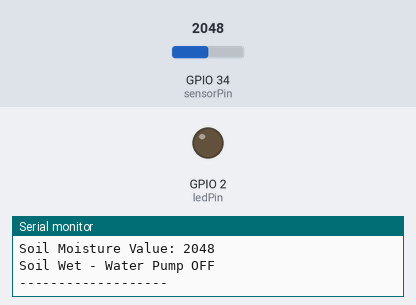
Bench run of a sketch on a simulated ESP32. Parts: output pins drawn as LEDs (lit = HIGH), the last lines printed to the serial monitor. Inputs (shaded band) come from the test bench; at power-on: GPIO 34 (sensorPin) = 2048.

Above: at 2.8 s.
2.9 s: GPIO 34 (sensorPin) set to 1964
At 5.2 s:
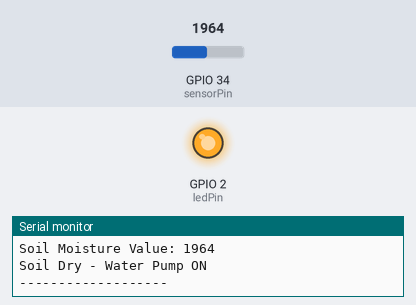
5.6 s: GPIO 34 (sensorPin) set to 2040
At 6.8 s:
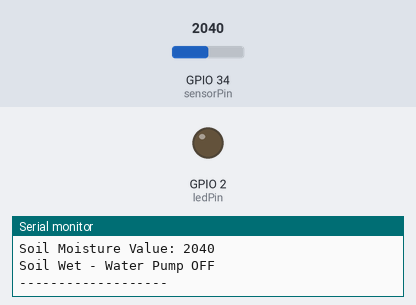
8.3 s: GPIO 34 (sensorPin) set to 1960
At 11.1 s:
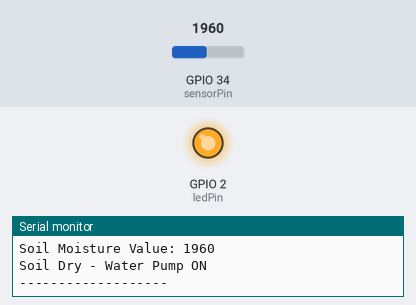
Timing chart, 0 to 12.6 s (numbered marks = the images above; inputs shaded):
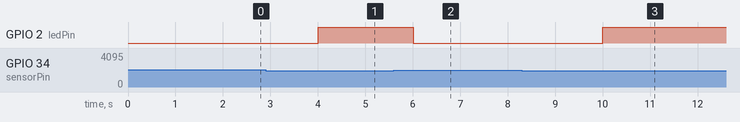

The sketch:

smart_plant_waterer.ino
```cpp
// Smart Plant Waterer
// Codtech Internship
// Intern: Harisri C M

const int sensorPin = 34;
const int ledPin = 2;

void setup() {
  Serial.begin(115200);
  pinMode(ledPin, OUTPUT);

  Serial.println("Smart Plant Waterer Started");
}

void loop() {
  int moisture = analogRead(sensorPin);

  Serial.print("Soil Moisture Value: ");
  Serial.println(moisture);

  if (moisture < 2000) {
    digitalWrite(ledPin, HIGH);
    Serial.println("Soil Dry - Water Pump ON");
  } else {
    digitalWrite(ledPin, LOW);
    Serial.println("Soil Wet - Water Pump OFF");
  }

  Serial.println("-------------------");
  delay(2000);
}
```

Measured:
- the behaviour switches between 2000 and 1999 on GPIO 34 (sensorPin) (found by bisection; images 0 and 1)
- after the input at 2.9 s, GPIO 2 (ledPin): LOW → HIGH after 1.1 s
- after the input at 5.6 s, GPIO 2 (ledPin): HIGH → LOW after 0.41 s
- after the input at 8.3 s, GPIO 2 (ledPin): LOW → HIGH after 1.7 s
